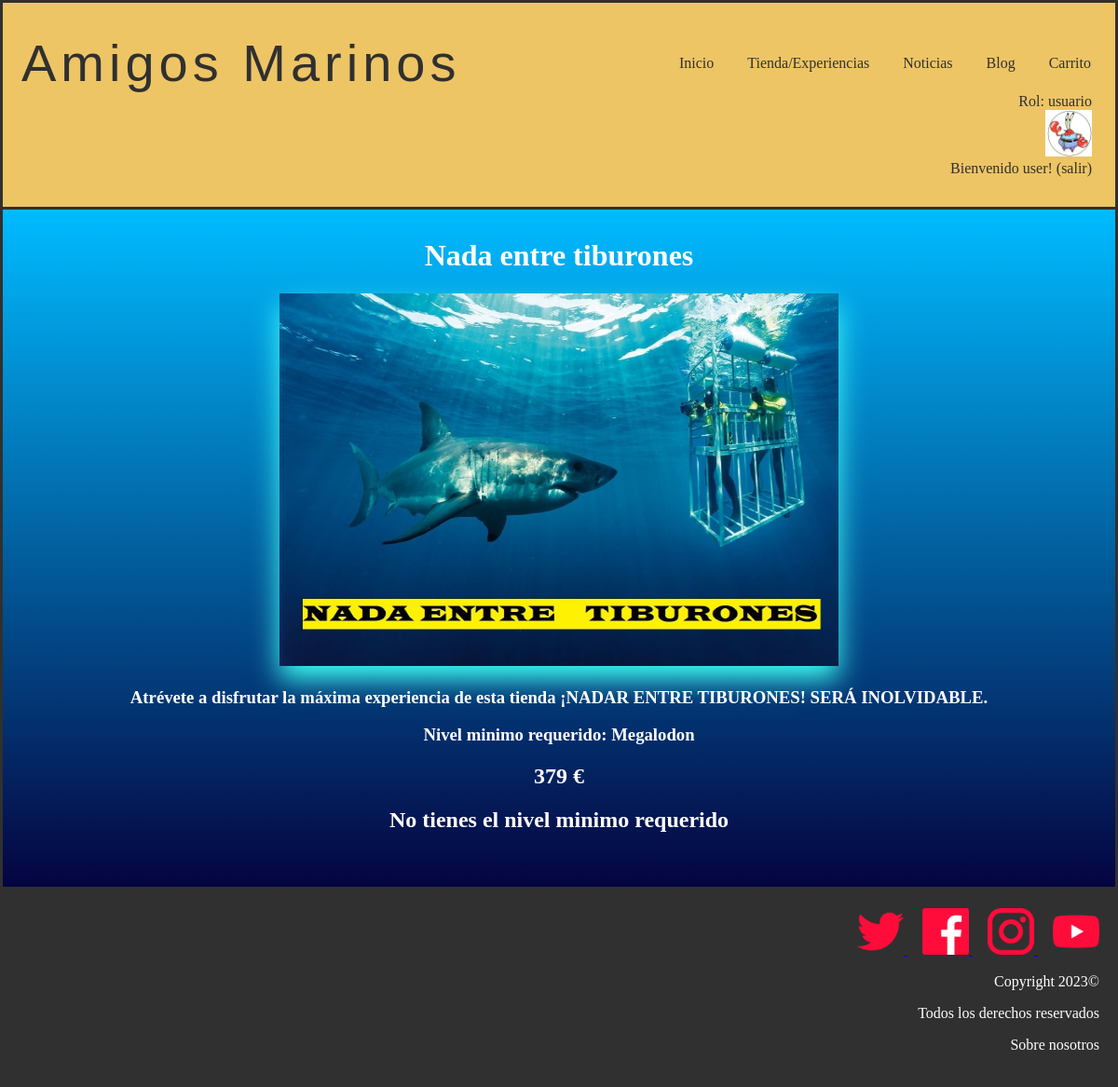
Screenshot of /vistaExperiencia.php?id=4 (signed in) with the database file from the repository.
### tables this page shows
CREATE TABLE IF NOT EXISTS `rol` (
  `numero` int(11) NOT NULL,
  `nombre` varchar(25) NOT NULL
);

CREATE TABLE IF NOT EXISTS `experiencias` (
  `nombre` varchar(25) NOT NULL,
  `id` int(11) NOT NULL AUTO_INCREMENT,
  `descripcion` text NOT NULL,
  `precio` float NOT NULL,
  `nivelminimo` int(11) NOT NULL,
  `puntos` int(11) NOT NULL,
  `imagen` varchar(50) NOT NULL,
  PRIMARY KEY(`id`)
);

CREATE TABLE IF NOT EXISTS `nivel` (
  `numero` int(11) NOT NULL,
  `nombre` varchar(25) NOT NULL,
  `minimo` int(11) NOT NULL,
  `maximo` int(11) NOT NULL
);

### includes/Usuario.php (called while the page is built, shortened)
<?php
class Usuario{
    public static function getNombreRol($rol)
    {
        $conn = Aplicacion::getInstance()->getConexionBd();
        $query = sprintf("SELECT nombre FROM rol U WHERE U.numero='%d'", $rol);
        $rs = $conn->query($query);
        $fila=$rs->fetch_assoc();
        return $fila['nombre'];
    }
}
?>

### includes/level.php (called while the page is built, shortened)
<?php
class level{
    public static function getLevel($puntos){
        $conn = Aplicacion::getInstance()->getConexionBd();
        $query = sprintf("SELECT numero FROM nivel U WHERE $puntos<=U.maximo AND $puntos>=U.minimo");
        $rs = $conn->query($query);
        $fila=$rs->fetch_assoc();
        return $fila['numero'];
    }
    public static function getNombre($numero){
        $conn = Aplicacion::getInstance()->getConexionBd();
        $query = sprintf("SELECT nombre FROM nivel U WHERE U.numero=$numero");
        $rs = $conn->query($query);
        $fila=$rs->fetch_assoc();
        return $fila['nombre'];
    }
}
?>

### includes/experiencias.php (called while the page is built, shortened)
<?php
class Experiencia {
    private $nombre;
    private $descripcion;
    private $precio;
    private $nivelminimo;
    private $urlImagen;
    private function __construct($id = null , $descripcion, $precio,$nivelminimo, $urlImagen, $nombre,$puntos)
    {
        $this->descripcion = $descripcion;
        $this->nivelminimo = $nivelminimo;
        $this->nombre = $nombre;
        $this->precio = $precio;
        $this->urlImagen = $urlImagen;
    }
    public static function buscaPorId($idExperiencia)
    {
        $result = false;
        $conn = Aplicacion::getInstance()->getConexionBd();
        $query = sprintf("SELECT * FROM experiencias WHERE id='%d'", $idExperiencia);
        $rs = $conn->query($query);
        if ($rs) {
            $fila = $rs->fetch_assoc();
            $experiencia = new Experiencia($fila["id"], $fila["descripcion"], $fila["precio"], $fila["nivelminimo"], $fila["imagen"], $fila["nombre"],$fila['puntos']);
            return $experiencia;
        } else {
            error_log("Error BD ({$conn->errno}): {$conn->error}");
        }
        return $result;
    }
    public function getNombre()
    {
        return $this->nombre;
    }
    public function getDescripcion(){
        return $this->descripcion;
    }
    public function getImagen(){
        return $this->urlImagen;
    }
    public function getPrecio(){
        return $this->precio;
    }
    public function getNivelMinimo(){
        return $this->nivelminimo;
    }
}
?>

### vistaExperiencia.php (the view, shortened to what this page needs)
<?php
require_once __DIR__.'/includes/experiencias.php';
require_once __DIR__.'/includes/level.php';
require_once './includes/Usuario.php';
?>
<!DOCTYPE html>
<html>
<head>
    <link href= "./css/style.css" rel="stylesheet" type="text/css">
</head>
<body>
	<?php
	require ('./includes/comun/cabecera.php');
	?>
	<div class="container">
	<?php
	$id = $_GET["id"];
	$experiencia = Experiencia::buscaPorId($id);
	echo "<h1>" . $experiencia->getNombre() . "</h1>";
	echo '<img src="' . $experiencia->getImagen() . '" id="imgExperiencia">';
	echo "<h3>". $experiencia->getDescripcion() ."</h3>";
	echo "<h3> Nivel minimo requerido: ". ucfirst(level::getNombre($experiencia->getNivelMinimo()))."</h3>";
	echo "<h2>" . $experiencia->getPrecio() . " € </h2>";
	if (isset($_SESSION["login"]) && ($_SESSION["login"]===true) && (level::getLevel($_SESSION["puntos"])>=$experiencia->getNivelMinimo())){
		?>
		<form method="post">
		<input type="submit" name="submit" value="Comprar"id="botoncompra">
		</form>
		<?php
	}
	else{
		if (isset($_SESSION["login"]) && ($_SESSION["login"]===true) ){
			echo "<h2>No tienes el nivel minimo requerido</h2>";
		}
		else{
			echo "<h2>Debes iniciar sesion para comprar una experiencia</h2>";
		}
	}
	?>
	<br>
	</div>
    <?php
	require('./includes/comun/pie.php');
	?>
</body>
</html>

### includes/comun/cabecera.php (shortened to what this page needs)
<?php
require_once './includes/level.php';
require_once './includes/Usuario.php';
function reconocerUsuario() {
  if (isset($_SESSION["login"]) && ($_SESSION["login"]===true)){
    echo'Rol: '.Usuario::getNombreRol($_SESSION['rol']);
    $level=level::getLevel($_SESSION["puntos"]);
    if($level == level::cangrejo){
      echo '<form method="post" action="micuenta.php">
      <input type="image" src="./img/cangrejo.jpg" name="boton" width="50" alt="Botón icono cangrejo"  height="50" />
      </form>';
      echo 'Bienvenido ' . $_SESSION['nombre'] . '! ';
      echo '<a href="logout.php">(salir)</a>';
    }
  } else {
    echo '<form method="post" action="login.php">
    <input type="image" src="./img/usuariodesconocido.jpg" name="boton" width="50" alt="Botón para ir a login"  height="50" />
    </form>';
    echo 'Usuario desconocido. ';
    echo '<a href="login.php">Login </a>';
  }
}
?>
<header class ="header">
        <div class="cont logo-nav-cont" >
        <a class="logo">Amigos Marinos</a>
        <nav class="navigation">
          <ul>
            <li><a href="index.php">Inicio</a></li>
            <li><a href="tienda.php">Tienda/Experiencias</a></li>
            <li><a href="noticias.php">Noticias</a></li>
            <li><a href="blog.php">Blog</a></li>
          <?php
          if (isset($_SESSION["login"]) && ($_SESSION["login"]===true)){
              ?>
            <li><a href="vistaCarrito.php">Carrito</a></li>
            <?php
          }
          ?>
          </ul>
        </nav>
       </div>
		<div class="login" >
		 <?php
		reconocerUsuario();
		?>
		</div>
</header>

### includes/comun/pie.php (shortened to what this page needs)
<footer>
<div id="footer">
    <div id="menuFooter">
        <div id="redes-sociales">
            <div class="ops-v">
                <a href="https://media.biobiochile.cl/wp-content/uploads/2019/05/bikini-bottom.jpeg">
                <img src="img/twitter.png" alt="twitter" target="_blank" width = "50" height = "50"/>
                </a>
                <a href="https://www.facebook.com/profile.php?id=100088652318580">
                <img src="img/facebook.png" alt="facebook" target="_blank" width = "50" height = "50"/>
                </a>
                <a href="https://www.instagram.com/amigosmarinos_oficial/?next=%2Famigosmarinos_oficial%2F">
                <img src="img/instagram.png" alt="instagram" target="_blank" width = "50" height = "50"/>
                </a>
                <a href="https://www.youtube.com/watch?v=_Q5YWM2I9_U&t=5889s&ab_channel=M%C3%BAsicadelMundo">
                <img src="img/youtube.png" alt="youtube" target="_blank" width = "50" height = "50"/>
                </a>
            </div>
        </div>
        <div id="copyright">
            <p>Copyright 2023©</p>
            <p>Todos los derechos reservados</p>
        </div>
        <div id="sobre-nosotros">
            <p><a id="link" href="miembros.php">Sobre nosotros</a></p>
        </div>
    </div>
</div>
</footer>

### css/style.css (style rules this page uses)
body { color: white; background-color: white; text-align: center; margin: auto; }
.container { background-image: linear-gradient(to bottom,#00bbff, #040440); border: 3px solid #303030; padding-top: 10px; padding-bottom: 20px; }
img { width :580; height :480; border :5; }
footer { clear: both; padding: 20px; background-color: #303030; color: white; text-align: right; }
.header { background-color: #eec565; color:#303030; border: 3px solid #303030; border-bottom: none; padding:2rem 0; }
.header a { color:#303030; text-decoration:none; }
.logo { letter-spacing: 5px; font-size: 3.5em; font-family:Impact, Haettenschweiler, 'Arial Narrow Bold', sans-serif; margin-left: 20px; }
.logo-nav-cont { display: flex; justify-content: space-between; align-items: center; margin-right: 10px; }
.navigation ul { margin: 0; padding: 0; list-style: none; }
.navigation ul li { display: inline-block; }
.navigation ul li a { display: block; padding: 0.5rem 1rem; transition: all 0.4s linear; border-radius: 5px; }
.login { text-align: right; margin-right: 25px; }
#link { color:white; text-decoration: none; }
input[type="text"], input[type="email"], input::placeholder, input[type="password"],textarea,input[type="number"],input[type="password"] { background-color: transparent; border: none; font-size: 25px; border-bottom: 2px solid #fff; color: #fff; text-align: center; text-shadow: 2px 2px 4px rgba(0, 0, 0, 0.5); }
#imgExperiencia { width: 600px; height: 400px; box-shadow:0px 14px 28px rgb(65, 255, 245); }

### rows the page displays
rol: nombre "usuario"
experiencias: nombre "Nada entre tiburones", imagen (picture), descripcion "Atrévete a disfrutar la máxima experiencia de esta tienda ¡NADAR ENTRE TIBURONES! SERÁ INOLVIDABLE.", nivelminimo.nombre "Megalodon", precio "379"

### other values shown
$_SESSION['nombre'] "user"
